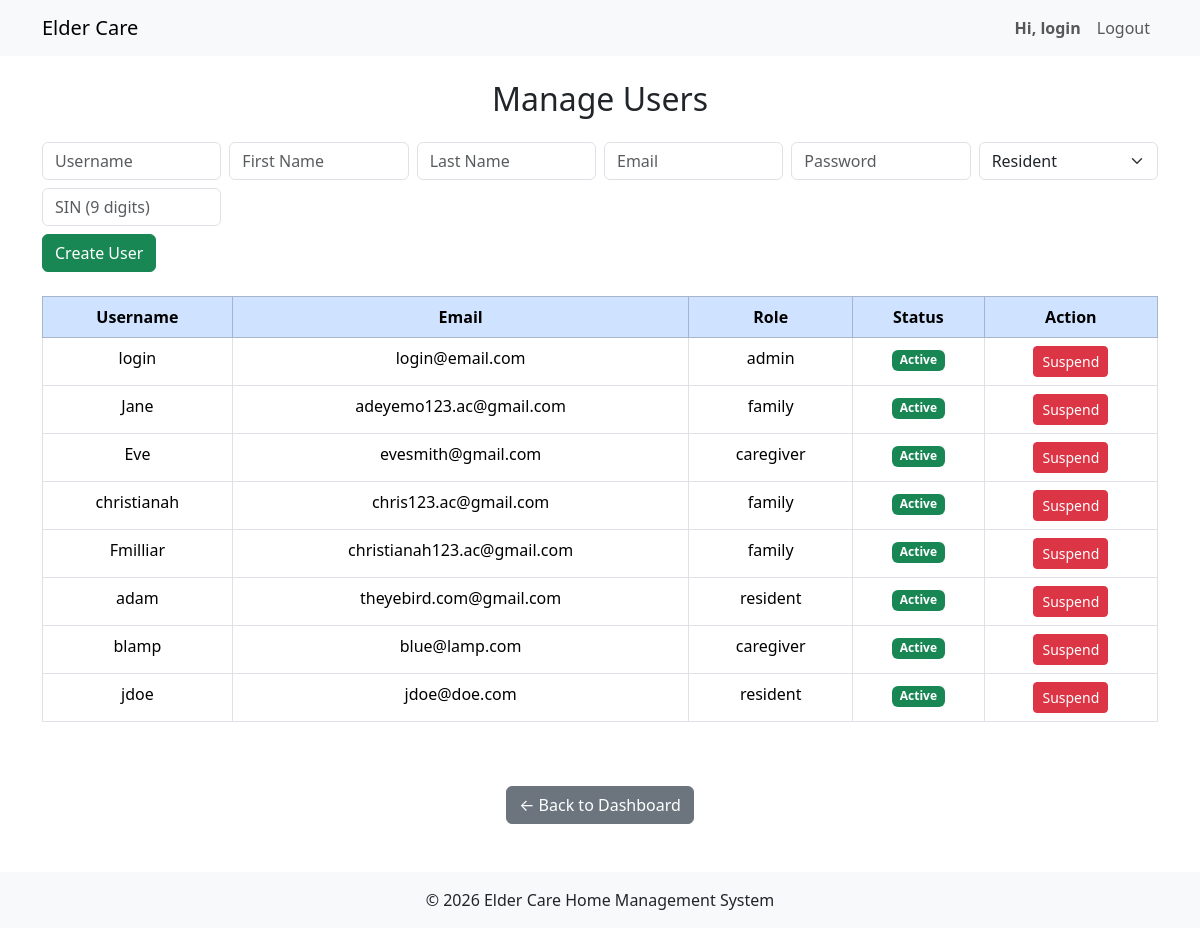
The app's page /admin/manage_users.php (signed in), older data.
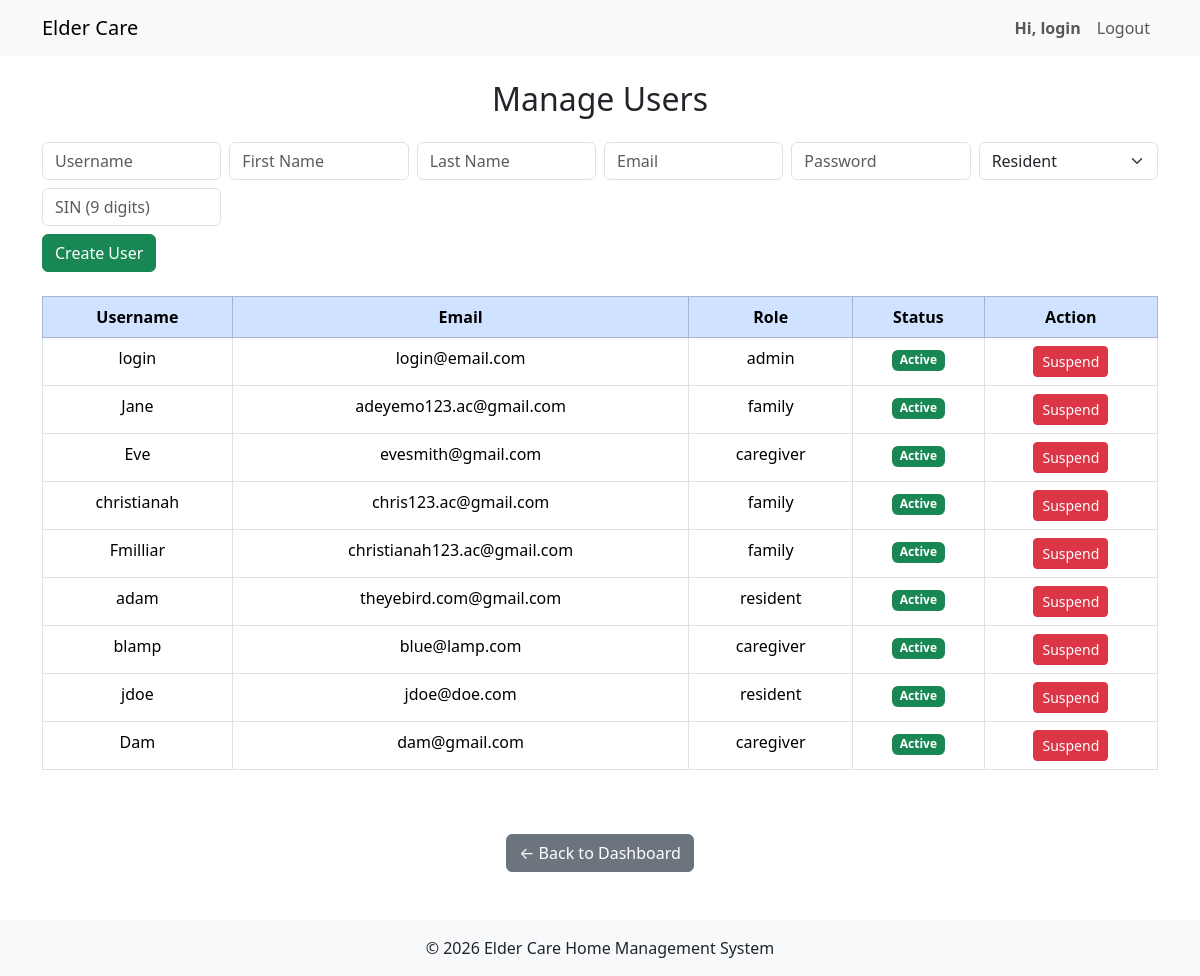
The same page, newer data.
### tables this page shows
CREATE TABLE `users` (
  `user_id` int(11) NOT NULL,
  `username` varchar(20) NOT NULL,
  `email` text NOT NULL,
  `password_hash` text NOT NULL,
  `role` enum('admin','family','caregiver','resident') NOT NULL DEFAULT 'family',
  `is_verified` tinyint(4) UNSIGNED NOT NULL DEFAULT 0,
  `created_at` timestamp NOT NULL DEFAULT current_timestamp()
);

### admin/manage_users.php (the view, shortened to what this page needs)
<?php
include '../includes/header.php';
$stmt = $conn->query("
    SELECT u.user_id, u.username, u.email, u.role,
           COALESCE(us.status,'active') as status
    FROM users u
    LEFT JOIN user_status us ON u.user_id = us.user_id
");
$users = $stmt->fetchAll();
?>
<div class="container py-4">
    <h2 class="text-center mb-4">Manage Users</h2>
    <form method="POST" class="mb-4 row g-2">
        <div class="col-md-2">
            <input type="text" name="username" class="form-control" placeholder="Username" required>
        </div>
        <div class="col-md-2">
            <input type="text" name="fname" class="form-control" placeholder="First Name" required>
        </div>
        <div class="col-md-2">
            <input type="text" name="lname" class="form-control" placeholder="Last Name" required>
        </div>
        <div class="col-md-2">
            <input type="email" name="email" class="form-control" placeholder="Email" required>
        </div>
        <div class="col-md-2">
            <input type="password" name="password" class="form-control" placeholder="Password" required>
        </div>
        <div class="col-md-2">
            <select name="role" class="form-select" id="roleSelect" required>
                <option value="resident">Resident</option>
            </select>
        </div>
        <div class="col-md-2" id="sinField">
            <input type="text" name="residentSIN" class="form-control"
                   placeholder="SIN (9 digits)" maxlength="9" pattern="[0-9]{9}">
        </div>
        <div class="col-md-12 mt-2">
            <button type="submit" name="create_user" class="btn btn-success">
                Create User
            </button>
        </div>
    </form>
    <table class="table table-bordered text-center">
        <thead class="table-primary">
            <tr>
                <th>Username</th>
                <th>Email</th>
                <th>Role</th>
                <th>Status</th>
                <th>Action</th>
            </tr>
        </thead>
        <tbody>
        <?php foreach ($users as $u): ?>
            <tr class="<?= $u['status']==='suspended'?'table-secondary':'' ?>">
                <td><?= htmlspecialchars($u['username']) ?></td>
                <td><?= htmlspecialchars($u['email']) ?></td>
                <td><?= htmlspecialchars($u['role']) ?></td>
                <td>
                    <span class="badge <?= $u['status']==='active'?'bg-success':'bg-danger' ?>">
                        <?= ucfirst($u['status']) ?>
                    </span>
                </td>
                <td>
                    <form method="POST">
                        <button type="submit" name="toggle_status"
                                class="btn btn-sm <?= $u['status']==='active'?'btn-danger':'btn-success' ?>">
                            <?= $u['status']==='active'?'Suspend':'Unsuspend' ?>
                        </button>
                    </form>
                </td>
            </tr>
        <?php endforeach; ?>
        </tbody>
    </table>
</div>
<div class="text-center mt-4">
    <a href="dashboard.php" class="btn btn-secondary">← Back to Dashboard</a>
</div>
<?php include '../includes/footer.php'; ?>

### includes/header.php (shortened to what this page needs)
<?php
$username = $_SESSION['username'] ?? '';
?>
<!doctype html>
<html lang="en">
  <head>
    <link href="https://cdn.jsdelivr.net/npm/bootstrap@5.3.8/dist/css/bootstrap.min.css" rel="stylesheet">
    <link rel="stylesheet" href="../assets/css/styles.css">
  </head>
 <body class="d-flex flex-column min-vh-100">
    <nav class="navbar navbar-expand-lg navbar-light bg-light">
    <div class="container">
        <a class="navbar-brand" href="<?= BASE_URL ?>">Elder Care</a>
        <div class="collapse navbar-collapse" id="navbarNav">
            <ul class="navbar-nav ms-auto">
                <?php if (isset($_SESSION['user_id'])): ?>
                    <li class="nav-item">
                        <a style="font-weight: bold;" class="nav-link">Hi, <?php echo htmlspecialchars($username); ?></a>
                    </li>
                    <li class="nav-item">
                        <a class="nav-link"  href="<?= BASE_URL ?>logout.php">Logout</a>
                    </li>
                <?php endif; ?>
            </ul>
        </div>
    </nav>
    <main class="flex-fill">

### includes/footer.php (shortened to what this page needs)
</main>
<footer class="bg-light text-center py-3 mt-5">
    <div class="container">
        <p class="mb-0">&copy; 2026 Elder Care Home Management System</p>
    </div>
</footer>
</body>
</html>

Row changes from the older to the newer data that the page shows:
added users: username "Dam", email "dam@gmail.com", role "caregiver", status "Active"
